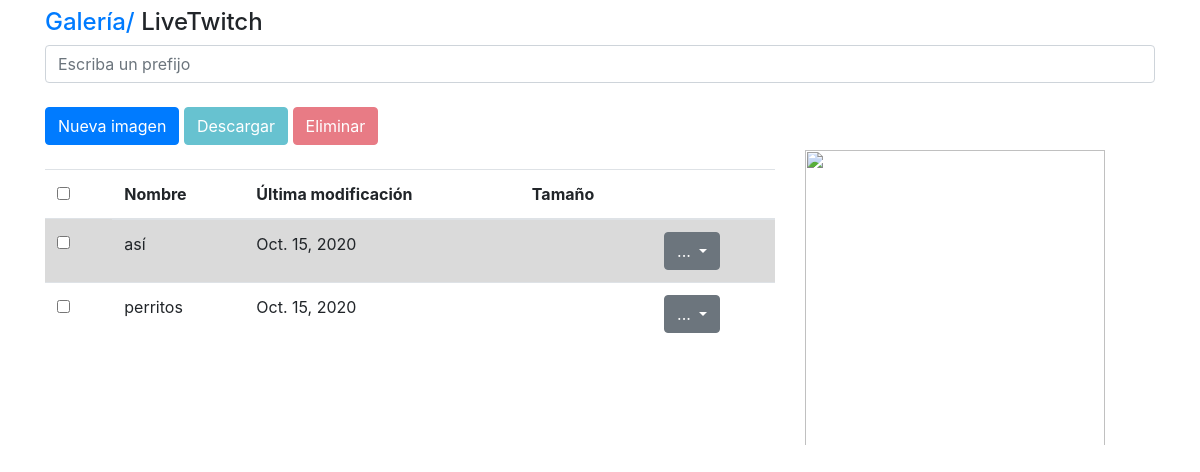
/albums/detail/1, run on an earlier commit of the app's database.
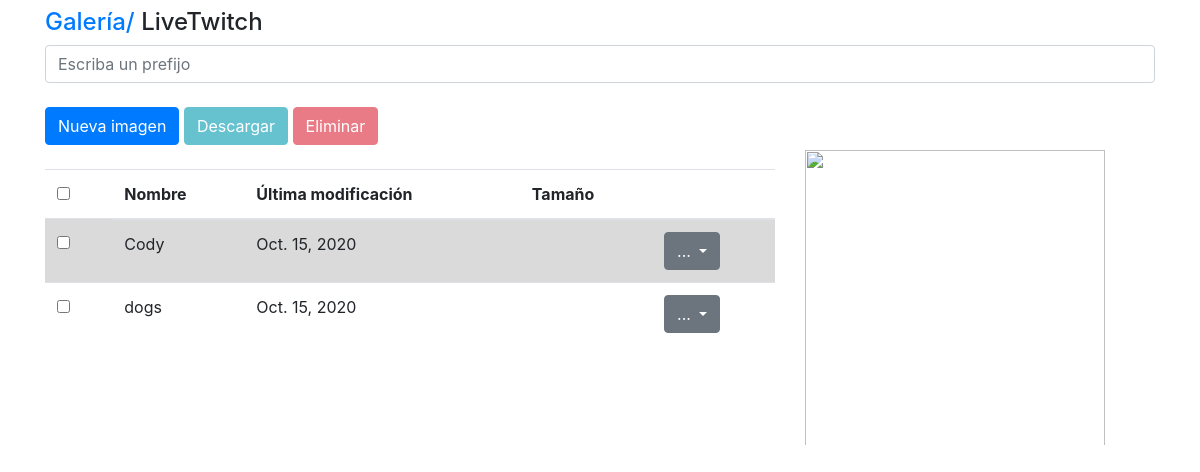
And on a later commit of the database.
### images/models.py (models this page shows, shortened)
class Image(models.Model):
    key = models.CharField(max_length=50, null=False, blank=False)
    bucket = models.CharField(max_length=50, null=False, blank=False)
    name = models.CharField(max_length=200)
    size = models.IntegerField()
    album = models.ForeignKey(Album, on_delete=models.CASCADE, default=None)
    content_type = models.CharField(max_length=10, null=False, blank=False, default='')
    created_at = models.DateTimeField(auto_now_add=True)
    objects = ImageManager()
    @property
    def url(self):
        return f'https://{self.bucket}.s3.amazonaws.com/{self.key}'
    @property
    def title(self):
        return self.name.split('.')[0]
    @property
    def lenght(self):
        from hurry.filesize import size
        return size(self.size)
    @classmethod
    def default(self):
        return Image(bucket='livedjango', key='unnamed.png')

### albums/views.py (the view, shortened to what this page needs)
# urls.py: path('detail/<int:pk>', AlbumDetailView.as_view(), name='detail'),
class AlbumDetailView(DetailView):
    model = Album
    template_name = 'albums/detail.html'
    def get_context_data(self, **kwargs):
        context = super().get_context_data(**kwargs)
        context['title'] = self.get_object().title
        context['images'] = self.get_object().images
        context['image_default'] = Image.default()
        context['form'] = UploadFileForm(
            {
                'album_id': self.get_object().id
            }
        )
        return context

### images/forms.py
class UploadFileForm(forms.Form):
    album_id = forms.CharField(required=True, widget=forms.HiddenInput())
    file = forms.FileField(required=True, label='Archivo',
                            widget=forms.FileInput(attrs={'accept':'image/*'}))
    def __init__(self, *args, **kwargs):
        super(UploadFileForm, self).__init__(*args, **kwargs)
        self.fields['file'].widget.attrs['class'] = 'form-control-file'

### albums/models.py (called while the page is built)
    @property
    def images(self):
        return self.image_set.all()

### albums/templates/albums/detail.html (shortened to what this page needs)
{% extends 'base/base.html' %}
{% block content %}
<div class="row">
    <div class="col">
        <h4> <a href="{% url 'albums:list' %}">Galería/</a> {{ object.title }}</h4>
    </div>
</div>
<div class="row">
    <div class="col">
        <form action="{% url 'images:search' %}" id="image-search">
            <div class="form-group">
                <input type="text" class="form-control" name='q' placeholder="Escriba un prefijo">
            </div>
        </form>
    </div>
</div>
<div class="row">
    <div class="col mt-2">
        <div class="options">
            <button class="btn btn-primary" data-toggle="modal" data-target="#createModal">Nueva imagen</button>
            <a type="button" href="{% url 'images:download_many' %}" class="btn btn-info disabled" id="download-images">Descargar</a>
            <a type="button" href="{% url 'images:delete_many' %}" class="btn btn-danger disabled" id="delete-images">Eliminar</a>
        </div>
    </div>
</div>
<div class="row">
    <div class="col-8 mt-4">
        <table class="table">
            <thead>
                <tr>
                    <td scope="col">
                        <div class="form-check">
                            <input type="checkbox" class="form-check-input" id="check-all">
                        </div>
                    </td>
                    <th>Nombre</th>
                    <th>Última modificación</th>
                    <th>Tamaño </th>
                    <th></th>
                </tr>
            </thead>
            <tbody id="images">
                {% for image in images %}
                    {% include 'images/snippets/image.html' with image=image %}
                {% endfor %}
            </tbody>
        </table>
    </div>
    <div class="col">
        <img width="300" height="300" id="image-preview" src="#" class="img-responsive" style="padding-top: 5px">
    </div>
</div>
{% endblock %}

### images/templates/images/snippets/image.html (shortened to what this page needs)
<tr id="image-{{ image.id }}" class="image-row" image-id="{{ image.id }}">
    <td>
        <div class="form-check">
            <input type="checkbox" class="form-check-input image-checkbox" image-id='{{ image.id }}'>
        </div>
    </td>
    <td>
        <div class="image-name" image-id='{{ image.id }}' id="image-name-{{ image.id }}">
            {{ image.title }}
        </div>
    </td>
    <td>{{ image.created_at | date }}</td>
    <td>{{ image.lenght }}</td>
    <td>
        <div class="btn-group">
            <button type="button" class="btn btn-secondary dropdown-toggle" data-toggle="dropdown" >
              ...
            </button>
        </div>
    </td>
</tr>

What changed in the data, as far as the page shows it:
changed Image: title "así" → "Cody"
changed Image: title "perritos" → "dogs"
